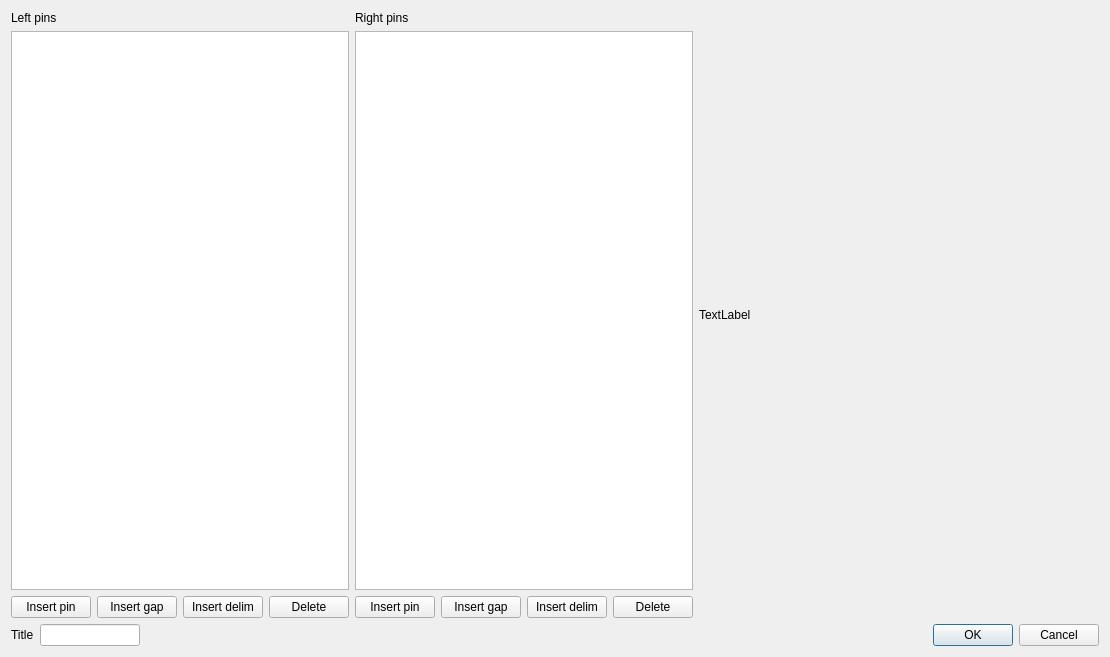
<?xml version="1.0" encoding="UTF-8"?>
<ui version="4.0">
 <class>SdDMasterSymbolIc</class>
 <widget class="QDialog" name="SdDMasterSymbolIc">
  <property name="geometry">
   <rect>
    <x>0</x>
    <y>0</y>
    <width>1084</width>
    <height>657</height>
   </rect>
  </property>
  <property name="windowTitle">
   <string>Dialog</string>
  </property>
  <layout class="QVBoxLayout" name="verticalLayout_3">
   <item>
    <layout class="QHBoxLayout" name="horizontalLayout_3">
     <item>
      <layout class="QVBoxLayout" name="verticalLayout">
       <item>
        <widget class="QLabel" name="label">
         <property name="text">
          <string>Left pins</string>
         </property>
        </widget>
       </item>
       <item>
        <widget class="QTableWidget" name="mLeftTable"/>
       </item>
       <item>
        <layout class="QHBoxLayout" name="horizontalLayout">
         <item>
          <widget class="QPushButton" name="mLeftInsPin">
           <property name="text">
            <string>Insert pin</string>
           </property>
          </widget>
         </item>
         <item>
          <widget class="QPushButton" name="mLeftInsGap">
           <property name="text">
            <string>Insert gap</string>
           </property>
          </widget>
         </item>
         <item>
          <widget class="QPushButton" name="mLeftInsDelim">
           <property name="text">
            <string>Insert delim</string>
           </property>
          </widget>
         </item>
         <item>
          <widget class="QPushButton" name="mLeftDelete">
           <property name="text">
            <string>Delete</string>
           </property>
          </widget>
         </item>
        </layout>
       </item>
      </layout>
     </item>
     <item>
      <layout class="QVBoxLayout" name="verticalLayout_2">
       <item>
        <widget class="QLabel" name="label_2">
         <property name="text">
          <string>Right pins</string>
         </property>
        </widget>
       </item>
       <item>
        <widget class="QTableWidget" name="mRightTable"/>
       </item>
       <item>
        <layout class="QHBoxLayout" name="horizontalLayout_2">
         <item>
          <widget class="QPushButton" name="mRightInsPin">
           <property name="text">
            <string>Insert pin</string>
           </property>
          </widget>
         </item>
         <item>
          <widget class="QPushButton" name="mRightInsGap">
           <property name="text">
            <string>Insert gap</string>
           </property>
          </widget>
         </item>
         <item>
          <widget class="QPushButton" name="mRightInsDelim">
           <property name="text">
            <string>Insert delim</string>
           </property>
          </widget>
         </item>
         <item>
          <widget class="QPushButton" name="mRightDelete">
           <property name="text">
            <string>Delete</string>
           </property>
          </widget>
         </item>
        </layout>
       </item>
      </layout>
     </item>
     <item>
      <widget class="QLabel" name="mPreview">
       <property name="minimumSize">
        <size>
         <width>400</width>
         <height>600</height>
        </size>
       </property>
       <property name="text">
        <string>TextLabel</string>
       </property>
      </widget>
     </item>
    </layout>
   </item>
   <item>
    <layout class="QHBoxLayout" name="horizontalLayout_4">
     <item>
      <widget class="QLabel" name="label_4">
       <property name="text">
        <string>Title</string>
       </property>
      </widget>
     </item>
     <item>
      <widget class="QLineEdit" name="mTitle">
       <property name="maximumSize">
        <size>
         <width>100</width>
         <height>16777215</height>
        </size>
       </property>
      </widget>
     </item>
     <item>
      <widget class="QDialogButtonBox" name="buttonBox">
       <property name="orientation">
        <enum>Qt::Horizontal</enum>
       </property>
       <property name="standardButtons">
        <set>QDialogButtonBox::Cancel|QDialogButtonBox::Ok</set>
       </property>
      </widget>
     </item>
    </layout>
   </item>
  </layout>
 </widget>
 <resources/>
 <connections>
  <connection>
   <sender>buttonBox</sender>
   <signal>accepted()</signal>
   <receiver>SdDMasterSymbolIc</receiver>
   <slot>accept()</slot>
   <hints>
    <hint type="sourcelabel">
     <x>248</x>
     <y>254</y>
    </hint>
    <hint type="destinationlabel">
     <x>157</x>
     <y>274</y>
    </hint>
   </hints>
  </connection>
  <connection>
   <sender>buttonBox</sender>
   <signal>rejected()</signal>
   <receiver>SdDMasterSymbolIc</receiver>
   <slot>reject()</slot>
   <hints>
    <hint type="sourcelabel">
     <x>316</x>
     <y>260</y>
    </hint>
    <hint type="destinationlabel">
     <x>286</x>
     <y>274</y>
    </hint>
   </hints>
  </connection>
 </connections>
</ui>
